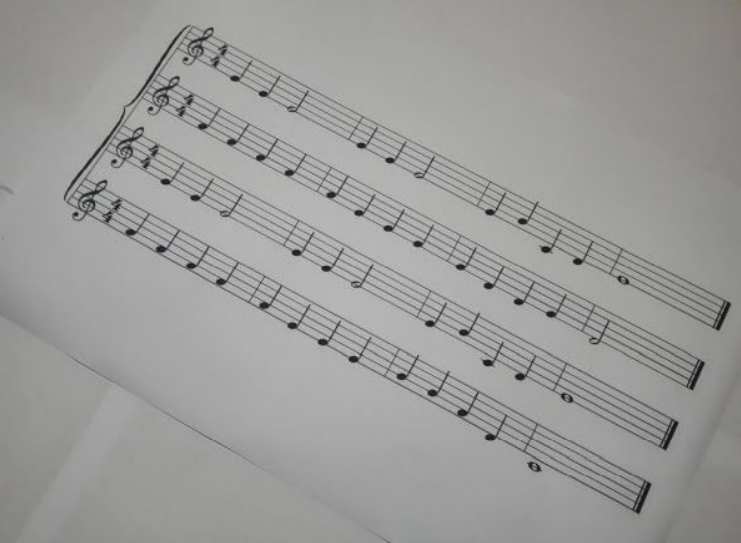
#> input picture Preprocessing/ex1.png, 741 x 543 px, found by its file name
$ jupyter execute --allow-errors Preprocessing.ipynb   (shell and % lines are left out)
#> lines starting #> are read from the running program, lines starting #| are printed output that depends on the picture; after the words box and inside, x2 and y2 are one past the last pixel; in counts of white or black regions, pixels touching at a corner belong together
### Preprocessing/commonfunctions.py
import numpy as np
import skimage.io as io
import matplotlib.pyplot as plt
from skimage.morphology import binary_erosion, binary_dilation, binary_closing,skeletonize, thin
from skimage.measure import find_contours
from skimage.draw import rectangle
from collections import Counter
import skimage.filters as fr
import skimage as sk
import cv2, time, os, math
from skimage.transform import hough_line, hough_line_peaks, rotate
from rotation import rotateImage
from remove_lines import getCandidateStaffs, removeLonelyStaffs
from skimage.exposure import histogram
from matplotlib.pyplot import bar
from skimage.color import rgb2gray,rgb2hsv, rgba2rgb
# Convolution:
from scipy.signal import convolve2d, find_peaks, peak_widths
from scipy import fftpack
from skimage.util import random_noise
from skimage.filters import median, threshold_otsu
from skimage.feature import canny
from mpl_toolkits.mplot3d import Axes3D  # noqa: F401 unused import
from matplotlib import cm
from matplotlib.ticker import LinearLocator, FormatStrFormatter
from notes import getNoteCharacter, getHeadCharacter
from segmentation import getObjects, getLines, getHalfs, segmentImage
# Edges
from skimage.filters import sobel_h, sobel, sobel_v,roberts, prewitt
from functools import cmp_to_key

# Show the figures / plots inside the notebook
def show_images(images,titles=None):
    #This function is used to show image(s) with titles by sending an array of images and an array of associated titles..
    # images[0] will be drawn with the title titles[0] if exists
    # You aren't required to understand this function, use it as-is.
    n_ims = len(images)
    if titles is None: titles = ['(%d)' % i for i in range(1,n_ims + 1)]
    fig = plt.figure()
    n = 1
    for image,title in zip(images,titles):
        a = fig.add_subplot(1,n_ims,n)
        if image.ndim == 2:
            plt.gray()
        plt.imshow(image)
        a.set_title(title)
        plt.axis('off')
        n += 1
    fig.set_size_inches(np.array(fig.get_size_inches()) * n_ims)
    plt.show()

# [89 lines left out: functions showHist, binraization, getRefLengths, load_images_from_folder, not called in this run]

### Preprocessing/Preprocessing.ipynb
# Preprocessing
### This Notebook takes an image and the output is the binarized Image with horizontal staff lines
### It takes care of the enhancement of the image and choosing apropriate threshold

[cell 1]
from commonfunctions import *
import numpy as np
import skimage.io as io
import matplotlib.pyplot as plt
from skimage.filters import threshold_otsu
from skimage.color import rgb2gray
from skimage.morphology import binary_erosion, binary_dilation, binary_closing,skeletonize, thin
from skimage.measure import find_contours
from scipy.ndimage.filters import convolve
from skimage.transform import rotate
from skimage.transform import hough_line, hough_line_peaks
from skimage.draw import rectangle
from collections import Counter
import skimage.filters as fr
import skimage as sk
import cv2, time

[cell 2]
# [17 lines left out: function rotate_img, not called in this run]


h_m =  [[-1,-1,-1],[2,2,2],[-1,-1,-1]]
def binarize(img):
    thr = threshold_otsu(img)
    return np.where(img > thr,1,0)

paths = [ '../../bex2.png', '../../bex3.png', '../../bex4.png', '../../bex5.png']
#paths = [ '../../bex4.png']
k = 1
#> (the rest of this cell did not finish here and is left out)

[cell 3]
from scipy.signal import find_peaks
# [25 lines left out: functions getStuffLines, get_obj_properties, not called in this run]

#> (the rest of this cell did not finish here and is left out)

[cell 4]
def binraization(img,n=8,t=15):

    outputimg = np.zeros(img.shape)
    intimg = np.zeros(img.shape)
    h = img.shape[1]
    w = img.shape[0]
    s= min(w,h)//n
    count = s**2
    img = np.pad(img,s,"constant")
    intimg = np.cumsum(img ,axis =1)
    intimg = np.cumsum(intimg ,axis =0)
    a = np.roll(intimg,-s//2,axis =0)
    a = np.roll(a,-s//2,axis =1)
    a[:,-s//2:]=a[-s//2-1,-s//2-1]
    a[-s//2:,:]=a[-s//2-1,-s//2-1]
    b = np.roll(intimg,s//2+1,axis =0)
    b = np.roll(b,-s//2,axis =1)
    b[0:s//2+1,:]=0
    b[:,-s//2:]=0

    c = np.roll(intimg,s//2+1,axis =1)
    c = np.roll(c,-s//2,axis =0)
    c[:,0:s//2+1]=0
    c[-s//2:,:]=0

    d = np.roll(intimg,s//2+1,axis =0)
    d = np.roll(d,s//2+1,axis =1)
    d[0:s//2+1,:]=0
    d[:,0:s//2+1]=0

    sum = (a-b-c+d)*(100-t)/100
    outputimg = (img>sum/count)*255
    return outputimg[s:-s,s:-s]

[cell 5]
# [31 lines left out: function getRefLengths, not called in this run]

[cell 6]
# [23 lines left out: function deleteLines, not called in this run]

[cell 7]
paths = ['../../ex1.png', '../../ex2.png', '../../ex3.png', '../../ex4.png', '../../ex5.png']
#> paths = ['../../ex1.png', '../../ex2.png', '../../ex3.png', '../../ex4.png', '../../ex5.png']
#> (the rest of this cell did not finish here and is left out)

#> in binraization, `outputimg = (img>sum/count)*255`:
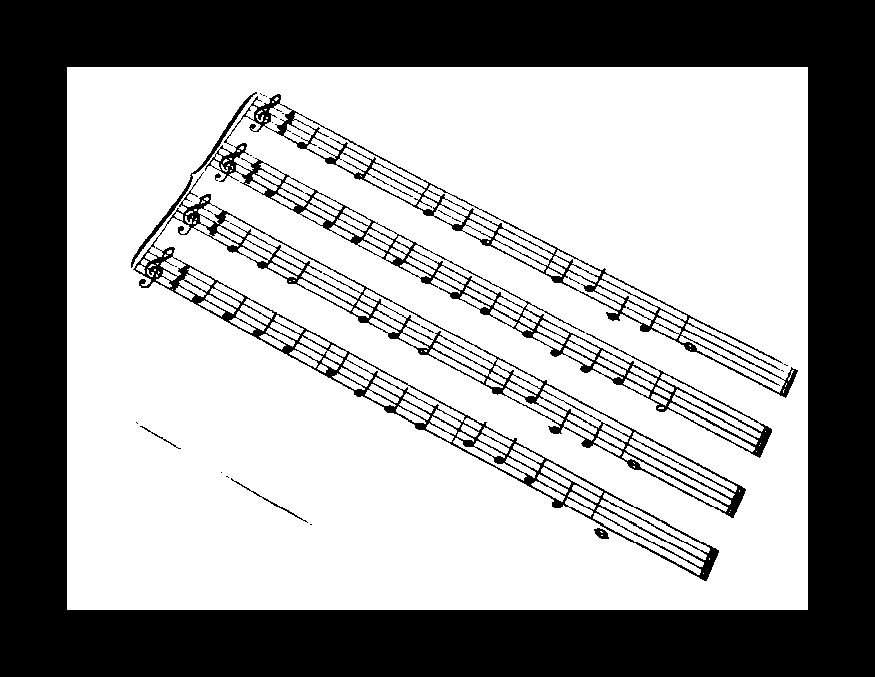
#> outputimg: shape (677, 875) int64; 63.2% white; 32 black regions (22 under 20 px), largest, box (x1, y1, x2, y2) and area: (0, 0, 875, 677) 190012, (133, 172, 746, 581) 14105, (205, 143, 772, 458) 6518
    img = getStaffLines(imgb)
    show_images([img])

# [4 lines of commented-out code are left out]

[cell 8]
img = rgb2gray(io.imread("../Image-Processing/ex3.png"))
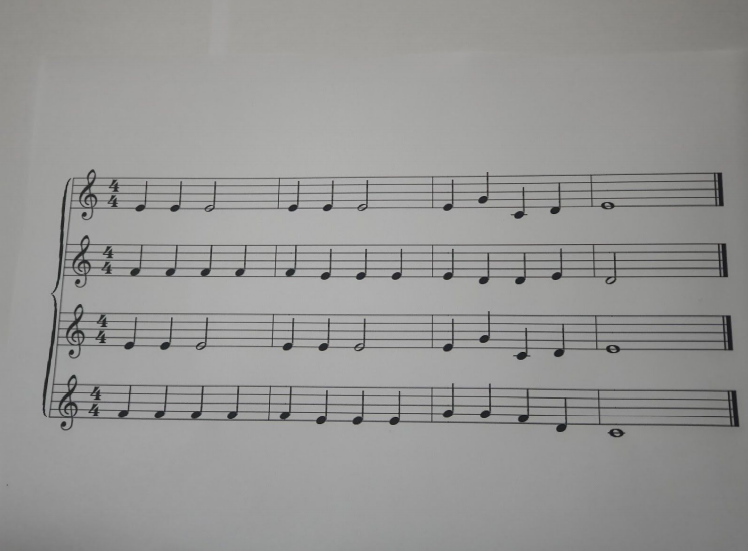
#> input picture Image-Processing/ex3.png, 748 x 551 px
#> img: shape (551, 748) float64

#> (a cell that did not finish here is left out)

[cell 10]
show_images([img,binraization(img)],["orginal","binraized"])
#> call 2 of binraization, with n = 8, t = 15
#> in binraization (call 2), `img = np.pad(img,s,"constant")`:
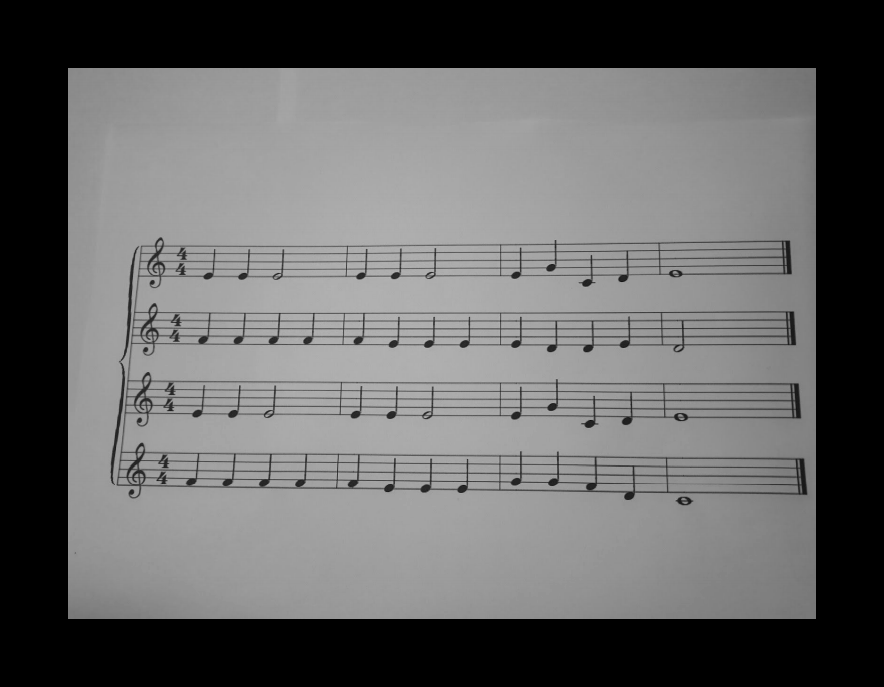
#> img: shape (687, 884) float64; min 0, max 0.714, mean 0.4
#> in binraization (call 2), `intimg = np.cumsum(img ,axis =1)`:
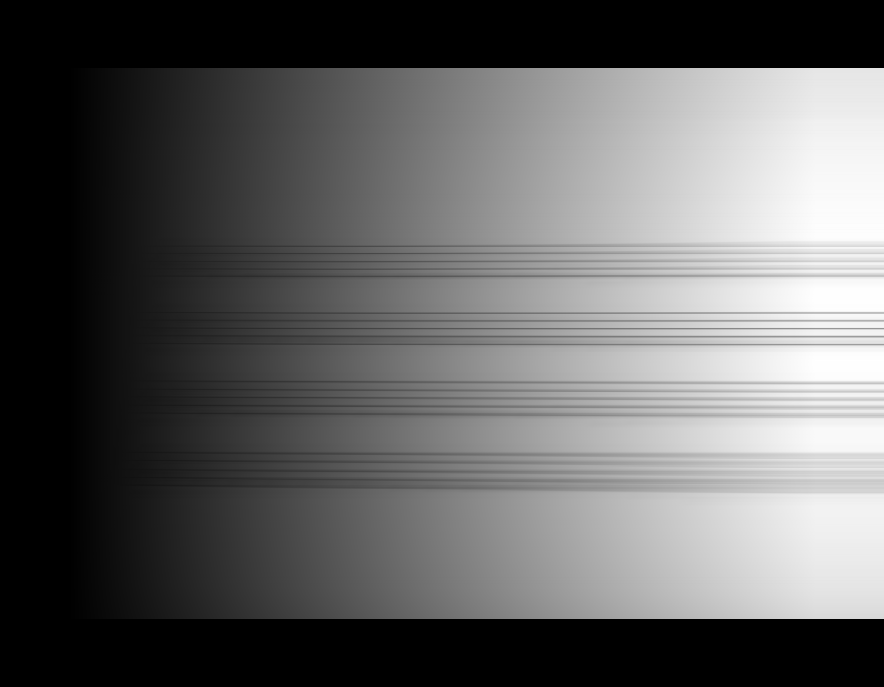
#> intimg: shape (687, 884) float64; min 0, max 474.3, mean 180.5; drawn with min black and max white
#> in binraization (call 2), `b[0:s//2+1,:]=0`:
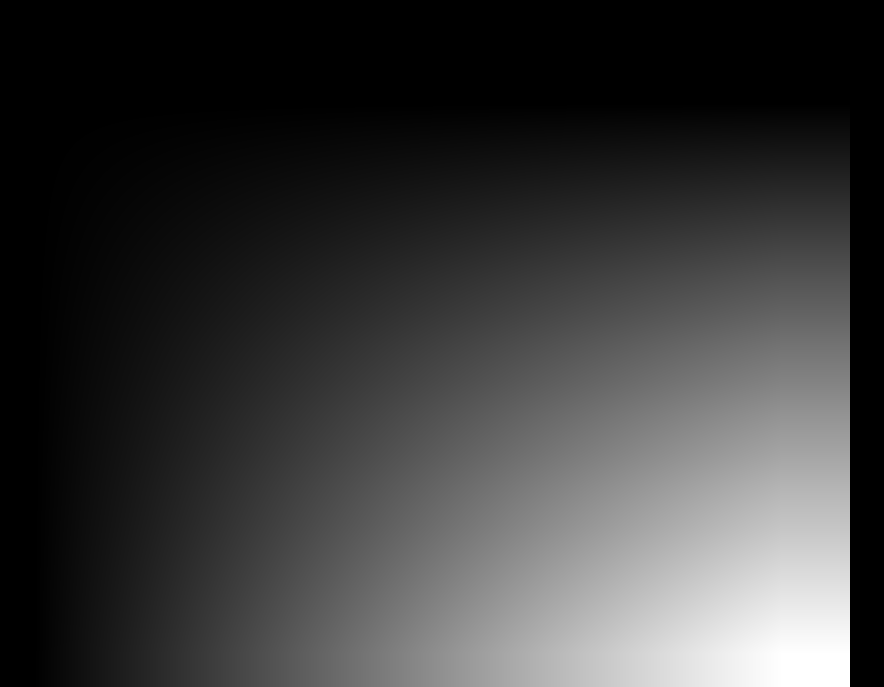
#> b: shape (687, 884) float64; min 0, max 242786.8, mean 56288.1; drawn with min black and max white
#> in binraization (call 2), `c[:,0:s//2+1]=0`:
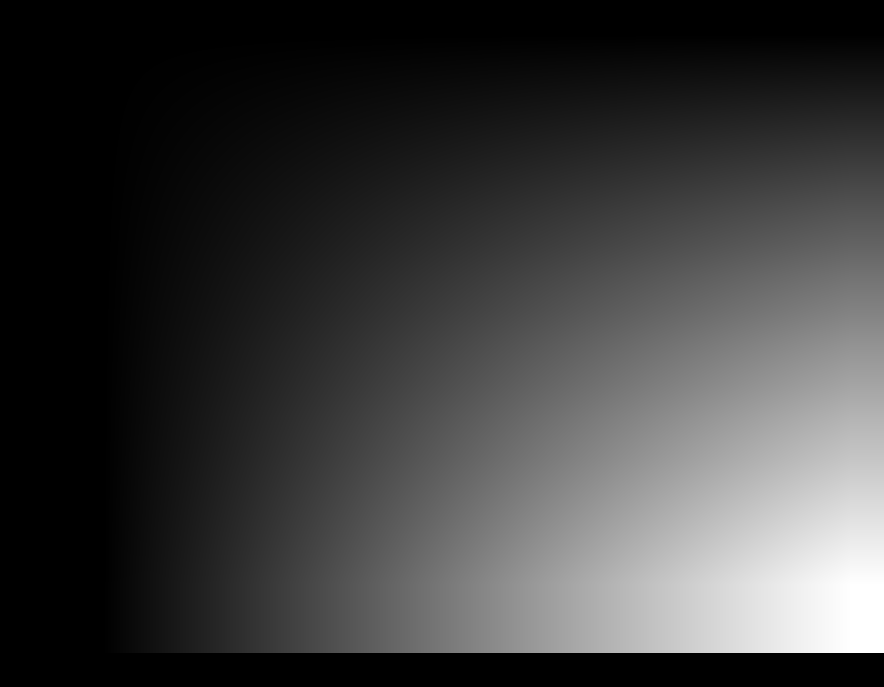
#> c: shape (687, 884) float64; min 0, max 242786.8, mean 57752.6; drawn with min black and max white
#> in binraization (call 2), `return outputimg[s:-s,s:-s]`:
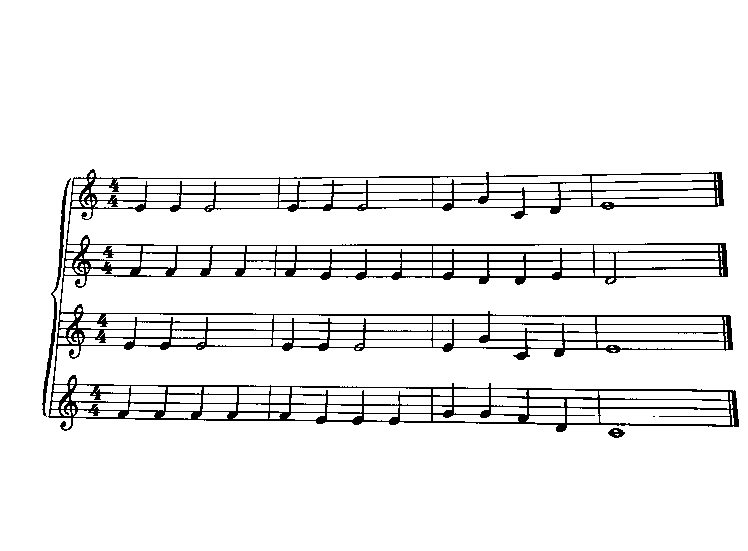
#> returned value: shape (551, 748) int64; 93.1% white; black in thin lines or dots, all inside (x1, y1, x2, y2) = (42, 169, 739, 438)
#> in show_images, `n_ims = len(images)`: n_ims = 2
#> the loop in show_images, `for image,title in zip(images,titles):` made 2 passes
#> (title, n) on passes 1 to 2: ('orginal', 2), ('binraized', 3)
#> after the loop in show_images, `for image,title in zip(images,titles):`: n = 3
#> (the rest of this cell did not finish here and is left out)


[cell 11]
# [21 lines left out: function getCandidateStaffs, not called in this run]

[cell 12]
# [40 lines left out: function RemoveThinStaffs, not called in this run]

[cell 13]
# [32 lines left out: function removeLonelyStaffs, not called in this run]

[cell 14]
# [29 lines left out: function addFalseNegatives, not called in this run]

[cell 15]
# [8 lines left out: function getStaffLines, not called in this run]

[cell 16]
def getPts(pts):
    # initialzie a list of coordinates that will be ordered
    # such that the first entry in the list is the top-left,
    # the second entry is the top-right, the third is the
    # bottom-right, and the fourth is the bottom-left
    rect = np.zeros((4, 2), dtype = "float32")
    # the top-left point will have the smallest sum, whereas
    # the bottom-right point will have the largest sum
    s = pts.sum(axis = 1)
    rect[0] = pts[np.argmin(s)]
    rect[2] = pts[np.argmax(s)]
    # now, compute the difference between the points, the
    # top-right point will have the smallest difference,
    # whereas the bottom-left will have the largest difference
    diff = np.diff(pts, axis = 1)
    rect[1] = pts[np.argmin(diff)]
    rect[3] = pts[np.argmax(diff)]

    rect[0,0] -= 20
    rect[0,1] -= 20

    rect[1,0] += 20
    rect[1,1] -= 20

    rect[2,0] += 20
    rect[2,1] += 20

    rect[3,0] -= 20
    rect[3,1] += 20

    # return the ordered coordinates
    return rect

[cell 17]
def four_point_transform(image, rect):
    # obtain a consistent order of the points and unpack them
    # individually
    (tl, tr, br, bl) = rect
    # compute the width of the new image, which will be the
    # maximum distance between bottom-right and bottom-left
    # x-coordiates or the top-right and top-left x-coordinates
    widthA = np.sqrt(((br[0] - bl[0]) ** 2) + ((br[1] - bl[1]) ** 2))
    widthB = np.sqrt(((tr[0] - tl[0]) ** 2) + ((tr[1] - tl[1]) ** 2))
    maxWidth = max(int(widthA), int(widthB))
    # compute the height of the new image, which will be the
    # maximum distance between the top-right and bottom-right
    # y-coordinates or the top-left and bottom-left y-coordinates
    heightA = np.sqrt(((tr[0] - br[0]) ** 2) + ((tr[1] - br[1]) ** 2))
    heightB = np.sqrt(((tl[0] - bl[0]) ** 2) + ((tl[1] - bl[1]) ** 2))
    maxHeight = max(int(heightA), int(heightB))
    # now that we have the dimensions of the new image, construct
    # the set of destination points to obtain a "birds eye view",
    # (i.e. top-down view) of the image, again specifying points
    # in the top-left, top-right, bottom-right, and bottom-left
    # order
    dst = np.array([
        [0, 0],
        [maxWidth - 1, 0],
        [maxWidth - 1, maxHeight - 1],
        [0, maxHeight - 1]], dtype = "float32")
    # compute the perspective transform matrix and then apply it
    M = cv2.getPerspectiveTransform(rect, dst)
    warped = cv2.warpPerspective(image, M, (maxWidth, maxHeight))
    # return the warped image
    return warped

[cell 18]
def getAreaOfInterestPrivate(originalImage):
    img = cv2.GaussianBlur(originalImage,(3,3),1)
    edges = cv2.Canny(img, 30, 200)
    edges = np.pad(edges, 100, constant_values=0)
    kernel = cv2.getStructuringElement(cv2.MORPH_RECT, (5, 10))
    dilate = cv2.dilate(edges, kernel, iterations=5)
    contours, hierarchy = cv2.findContours(dilate.astype(np.uint8), cv2.RETR_LIST, cv2.CHAIN_APPROX_SIMPLE)
    contours = sorted(contours, key = cv2.contourArea, reverse = True)
    largestContour = contours[0]
    temp = np.zeros((largestContour.shape[0],2), dtype=largestContour.dtype)
    for i in range(largestContour.shape[0]):
        temp[i] = largestContour[i,0]


    firstRow = originalImage[0,:]
    lastRow = originalImage[originalImage.shape[0]-1,:]
    firstColumn = originalImage[:,0]
    lastColumn = originalImage[:,originalImage.shape[1]-1]

    t = np.mean(firstRow)
    firstRow[firstRow<t] = t
    t = np.mean(lastRow)
    lastRow[lastRow<t] = t
    t = np.mean(firstColumn)
    firstColumn[firstColumn<t] = t
    t = np.mean(lastColumn)
    lastColumn[lastColumn<t] = t

    originalImage = np.pad(originalImage, 100, mode="edge")
    warped = four_point_transform(originalImage, getPts(temp))
    return warped

[cell 19]
def getAreaOfInterest(img):
    return getAreaOfInterestPrivate(getAreaOfInterestPrivate(getAreaOfInterestPrivate(img)))

[cell 20]
paths = ['ex1.png','ex2.png', 'ex3.png', 'ex4.png', 'ex5.png', 'ex6.png',
         'ex7.png', 'ex8.png', 'ex9.jpg', 'ex10.png', 'ex11.png','ex12.jpg','ex13.jpg']
#> paths = ['ex1.png', 'ex2.png', 'ex3.png', 'ex4.png', 'ex5.png', 'ex6.png', 'ex7.png', 'ex8.png', 'ex9.jpg', 'ex10.png', 'ex11.png', 'ex12.jpg', 'ex13.jpg']

#> (the rest of this cell did not finish here and is left out)

#> in getAreaOfInterestPrivate, `edges = np.pad(edges, 100, constant_values=0)`:
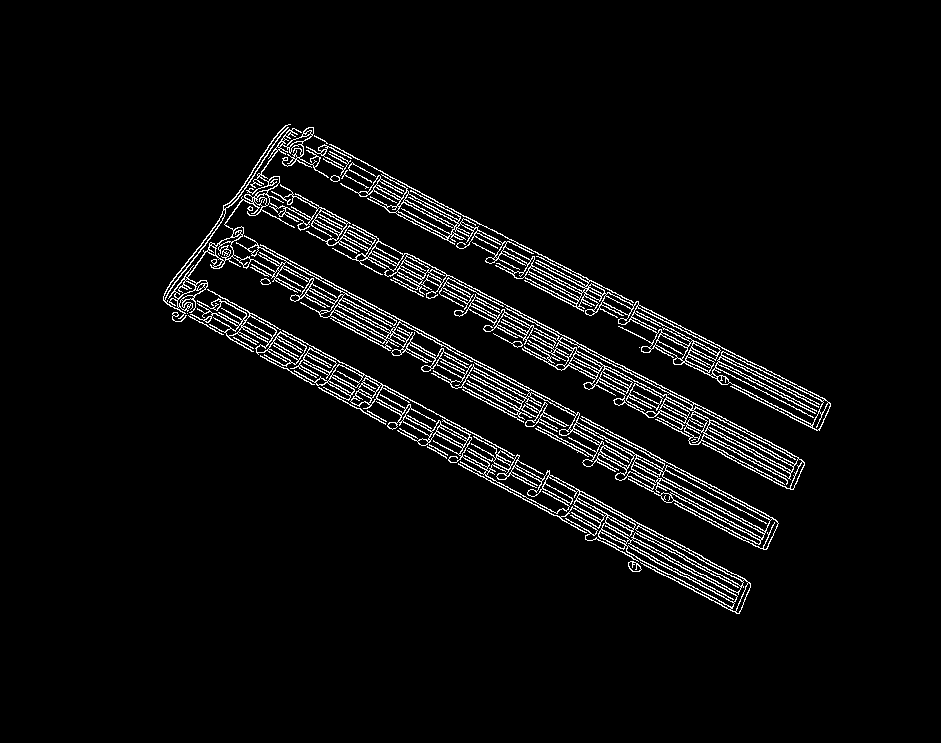
#> edges: shape (743, 941); 4.3% white in thin lines or dots, all inside (x1, y1, x2, y2) = (163, 124, 831, 614)
#> in getAreaOfInterestPrivate, `contours, hierarchy = cv2.findContours(dilate.astype(np.uint8), cv2.RE..`: contours = 1 contour; box (x1, y1, x2, y2) and area: (153, 104, 841, 639) 182587
#> in getAreaOfInterestPrivate, `largestContour = contours[0]`: largestContour = contour of 1041 points, box (x1, y1, x2, y2) (153, 104, 841, 639), area 182587
#> after the loop in getAreaOfInterestPrivate, `for i in range(largestContour.shape[0]):`: temp = 1041 pairs, first value 153 to 840, second value 104 to 638
#> in getAreaOfInterestPrivate, `firstRow = originalImage[0,:]`: firstRow = 741 values, max 167 at index 224, min 116 at index 740, mean 149.8
#> in getAreaOfInterestPrivate, `lastRow = originalImage[originalImage.shape[0]-1,:]`: lastRow = 741 values, max 156 at index 385, min 106 at index 389, mean 143.5
#> in getAreaOfInterestPrivate, `firstColumn = originalImage[:,0]`: firstColumn = 543 values, max 157 at index 209, min 126 at index 187, mean 143.6
#> in getAreaOfInterestPrivate, `lastColumn = originalImage[:,originalImage.shape[1]-1]`: lastColumn = 543 values, max 143 at index 299, min 116 at index 0, mean 132
#> in getAreaOfInterestPrivate, `t = np.mean(firstRow)`: t = 149.8
#> in getAreaOfInterestPrivate, `t = np.mean(lastRow)`: t = 143.5
#> in getAreaOfInterestPrivate, `t = np.mean(firstColumn)`: t = 143.6
#> in getAreaOfInterestPrivate, `t = np.mean(lastColumn)`: t = 132.1
#> in getPts, `s = pts.sum(axis = 1)`: s = 1041 values, max 1387 at index 519, min 380 at index 2, mean 877.2
#> in getPts, `diff = np.diff(pts, axis = 1)`: diff = 1041 values, max 182 at index 107, min -457 at index 616, mean -145.8
#> in four_point_transform, `(tl, tr, br, bl) = rect`: tl = [255, 85]; tr = [860, 363]; br = [769, 658]; bl = [142, 364]
#> in four_point_transform, `widthA = np.sqrt(((br[0] - bl[0]) ** 2) + ((br[1] - bl[1]) ** 2))`: widthA = 692.5
#> in four_point_transform, `widthB = np.sqrt(((tr[0] - tl[0]) ** 2) + ((tr[1] - tl[1]) ** 2))`: widthB = 665.8
#> in four_point_transform, `maxWidth = max(int(widthA), int(widthB))`: maxWidth = 692
#> in four_point_transform, `heightA = np.sqrt(((tr[0] - br[0]) ** 2) + ((tr[1] - br[1]) ** 2))`: heightA = 308.7
#> in four_point_transform, `heightB = np.sqrt(((tl[0] - bl[0]) ** 2) + ((tl[1] - bl[1]) ** 2))`: heightB = 301
#> in four_point_transform, `maxHeight = max(int(heightA), int(heightB))`: maxHeight = 308
#> in four_point_transform, `dst = np.array([ [0, 0], [maxWidth - 1, 0], [maxWidth - 1, maxHeight -..`: dst = [[0, 0], [691, 0], [691, 307], [0, 307]]
#> in four_point_transform, `M = cv2.getPerspectiveTransform(rect, dst)`: M = [[0.982, 0.398, -284.4], [-0.444, 0.967, 31.11], [-3.04e-05, 0.000128, 1]]
#> in getAreaOfInterestPrivate (call 2), `contours, hierarchy = cv2.findContours(dilate.astype(np.uint8), cv2.RE..`: contours = 2 contours, 1 with area under 20; largest, box (x1, y1, x2, y2) and area: (90, 95, 785, 413) 183178
#> in getAreaOfInterestPrivate (call 3), `contours, hierarchy = cv2.findContours(dilate.astype(np.uint8), cv2.RE..`: contours = 2 contours, 1 with area under 20; largest, box (x1, y1, x2, y2) and area: (99, 112, 782, 410) 182847
    print("time: %s seconds" % (time.time() - start_time))
    show_images([img, area])
#> the loop in show_images (call 2), `for image,title in zip(images,titles):` made 2 passes
#> (title, n) on passes 1 to 2: ('(1)', 2), ('(2)', 3)
    print("---------------------------------------------------------")
